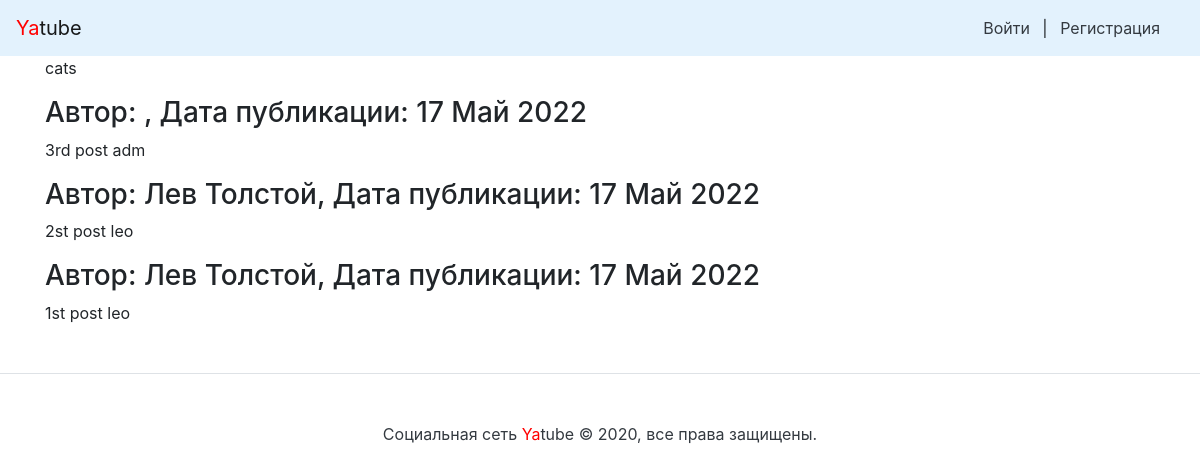
Page /group/cats/ on the earlier database version.
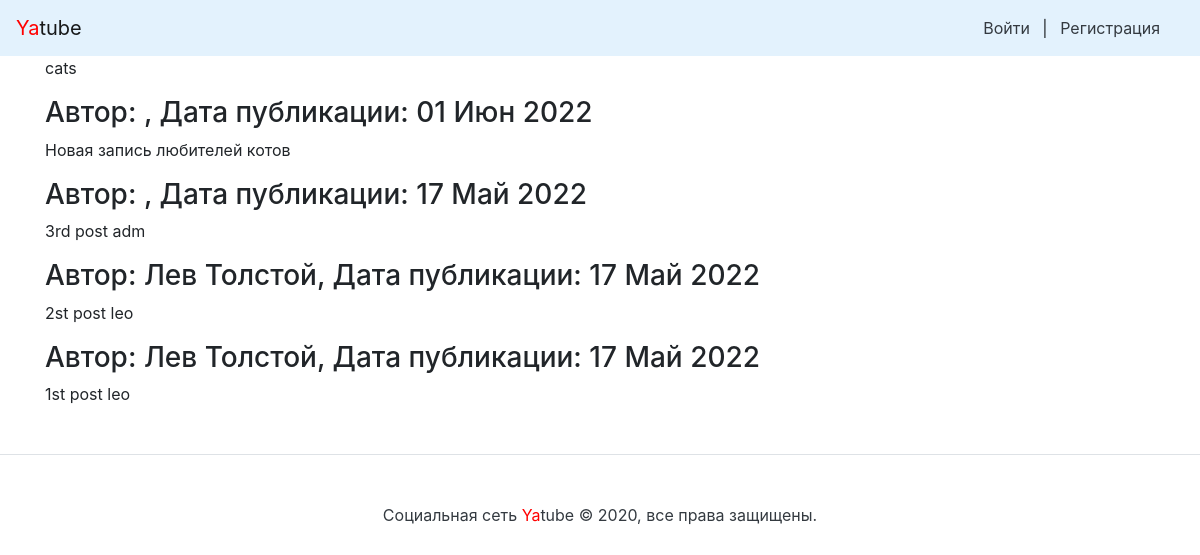
Same page on the later database version.
### posts/models.py (models this page shows, shortened)
class Group(models.Model):
    title = models.CharField(max_length=200)
    slug = models.SlugField(unique=True)
    description = models.TextField()
    def __str__(self):
        return self.title

class Post(models.Model):
    text = models.TextField(verbose_name='Текст записи')
    pub_date = models.DateTimeField("date published", auto_now_add=True)
    author = models.ForeignKey(User, on_delete=models.CASCADE, related_name="posts")
    group = models.ForeignKey(Group, on_delete=models.SET_NULL, related_name="posts",
                              blank=True, null=True, verbose_name='Группа')

### posts/views.py (the view)
# urls.py: path("group/<str:slug>/", views.group_posts),
def group_posts(request, slug):
    group = get_object_or_404(Group, slug=slug)
    posts = group.posts.all().order_by("-pub_date")[:12]
    context = {"group": group, "posts": posts}
    return render(request, "group.html", context)

### templates/group.html (shortened to what this page needs)
{% extends "base.html" %}
{% block content %}
  <p>{{ group.description}}</p>
  {% for post in posts %}
  <h3>
    Автор: {{ post.author.get_full_name }}, Дата публикации: {{ post.pub_date|date:"d M Y" }}
  </h3>
    <p>{{ post.text|linebreaksbr }}</p>
    {% endfor %}
{% endblock %}

### templates/base.html (shortened to what this page needs)
<!doctype html>
<html>
<head>
    {% load static %}
    <link rel="stylesheet" href="{% static 'bootstrap/dist/css/bootstrap.min.css' %}">
</head>
<body>
{% include 'nav.html' %}
<main>
    <div class="container">
        {% block content %}{% endblock content %}
    </div>
</main>
{% include 'footer.html' %}
</body>
</html>

### templates/nav.html
<nav class="navbar navbar-light" style="background-color: #e3f2fd;">
    <a class="navbar-brand" href="/"><span style="color:red">Ya</span>tube</a>
    <nav class="my-2 my-md-0 mr-md-3">
        {% if user.is_authenticated %}
        <a class="p-2 text-dark" href="{% url 'new_post' %}">Новая запись</a> |
        Пользователь: {{ user.username }}. |
        <a class="p-2 text-dark" href="{% url 'password_change' %}">Изменить пароль</a> |
        <a class="p-2 text-dark" href="{% url 'logout' %}">Выйти</a>
        {% else %}
        <a class="p-2 text-dark" href="{% url 'login' %}">Войти</a> |
        <a class="p-2 text-dark" href="{% url 'signup' %}">Регистрация</a>
        {% endif %}
    </nav>
</nav>

### templates/footer.html
<footer class="pt-4 my-md-5 pt-md-5 border-top">
    <p class="m-0 text-dark text-center ">Социальная сеть <span style="color:red">Ya</span>tube © 2020, все права защищены.</p>
</footer>

Differences in the rows shown:
added Post: pub_date "01 Июн 2022", text "Новая запись любителей котов"
